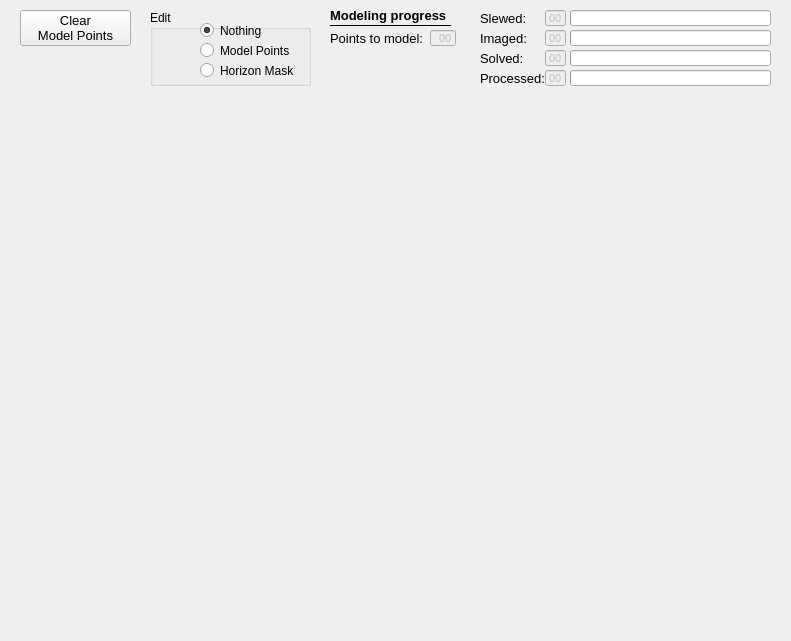
<?xml version="1.0" encoding="UTF-8"?>
<ui version="4.0">
 <class>HemisphereDialog</class>
 <widget class="QWidget" name="HemisphereDialog">
  <property name="geometry">
   <rect>
    <x>0</x>
    <y>0</y>
    <width>791</width>
    <height>641</height>
   </rect>
  </property>
  <property name="font">
   <font>
    <family>Arial</family>
   </font>
  </property>
  <property name="windowTitle">
   <string>Hemisphere</string>
  </property>
  <widget class="QWidget" name="hemisphere" native="true">
   <property name="enabled">
    <bool>true</bool>
   </property>
   <property name="geometry">
    <rect>
     <x>10</x>
     <y>105</y>
     <width>771</width>
     <height>526</height>
    </rect>
   </property>
   <property name="autoFillBackground">
    <bool>true</bool>
   </property>
   <property name="styleSheet">
    <string notr="true"/>
   </property>
  </widget>
  <widget class="QPushButton" name="btn_deletePoints">
   <property name="geometry">
    <rect>
     <x>20</x>
     <y>10</y>
     <width>111</width>
     <height>36</height>
    </rect>
   </property>
   <property name="font">
    <font>
     <pointsize>10</pointsize>
    </font>
   </property>
   <property name="toolTip">
    <string>&lt;html&gt;&lt;head/&gt;&lt;body&gt;&lt;p&gt;Delete all points on coordinate window including Base / Model&lt;/p&gt;&lt;/body&gt;&lt;/html&gt;</string>
   </property>
   <property name="text">
    <string>Clear
Model Points</string>
   </property>
  </widget>
  <widget class="QLabel" name="hemisphereBackground">
   <property name="geometry">
    <rect>
     <x>0</x>
     <y>0</y>
     <width>790</width>
     <height>96</height>
    </rect>
   </property>
   <property name="text">
    <string/>
   </property>
  </widget>
  <widget class="QGroupBox" name="groupBox_2">
   <property name="geometry">
    <rect>
     <x>150</x>
     <y>10</y>
     <width>161</width>
     <height>76</height>
    </rect>
   </property>
   <property name="title">
    <string>Edit</string>
   </property>
   <widget class="QRadioButton" name="btn_editNone">
    <property name="geometry">
     <rect>
      <x>50</x>
      <y>10</y>
      <width>106</width>
      <height>21</height>
     </rect>
    </property>
    <property name="text">
     <string>Nothing</string>
    </property>
    <property name="checked">
     <bool>true</bool>
    </property>
   </widget>
   <widget class="QRadioButton" name="btn_editModelPoints">
    <property name="geometry">
     <rect>
      <x>50</x>
      <y>30</y>
      <width>106</width>
      <height>21</height>
     </rect>
    </property>
    <property name="text">
     <string>Model Points</string>
    </property>
   </widget>
   <widget class="QRadioButton" name="btn_editHorizonMask">
    <property name="geometry">
     <rect>
      <x>50</x>
      <y>50</y>
      <width>106</width>
      <height>21</height>
     </rect>
    </property>
    <property name="text">
     <string>Horizon Mask</string>
    </property>
   </widget>
  </widget>
  <widget class="QProgressBar" name="bar_numberPointsProcessed">
   <property name="geometry">
    <rect>
     <x>570</x>
     <y>70</y>
     <width>201</width>
     <height>16</height>
    </rect>
   </property>
   <property name="maximum">
    <number>1000</number>
   </property>
   <property name="value">
    <number>1</number>
   </property>
   <property name="textVisible">
    <bool>false</bool>
   </property>
  </widget>
  <widget class="QLineEdit" name="le_numberPointsProcessed">
   <property name="enabled">
    <bool>false</bool>
   </property>
   <property name="geometry">
    <rect>
     <x>545</x>
     <y>70</y>
     <width>21</width>
     <height>16</height>
    </rect>
   </property>
   <property name="font">
    <font>
     <family>Arial</family>
     <pointsize>8</pointsize>
     <weight>50</weight>
     <bold>false</bold>
    </font>
   </property>
   <property name="mouseTracking">
    <bool>false</bool>
   </property>
   <property name="focusPolicy">
    <enum>Qt::NoFocus</enum>
   </property>
   <property name="acceptDrops">
    <bool>false</bool>
   </property>
   <property name="toolTip">
    <string>&lt;html&gt;&lt;head/&gt;&lt;body&gt;&lt;p&gt;&lt;span style=&quot; font-size:10pt;&quot;&gt;Progress in modeling.&lt;/span&gt;&lt;/p&gt;&lt;/body&gt;&lt;/html&gt;</string>
   </property>
   <property name="layoutDirection">
    <enum>Qt::RightToLeft</enum>
   </property>
   <property name="text">
    <string>00</string>
   </property>
   <property name="alignment">
    <set>Qt::AlignRight|Qt::AlignTrailing|Qt::AlignVCenter</set>
   </property>
   <property name="readOnly">
    <bool>true</bool>
   </property>
  </widget>
  <widget class="QLabel" name="label_81">
   <property name="geometry">
    <rect>
     <x>480</x>
     <y>70</y>
     <width>66</width>
     <height>16</height>
    </rect>
   </property>
   <property name="font">
    <font>
     <family>MS Shell Dlg 2</family>
     <pointsize>10</pointsize>
     <weight>50</weight>
     <bold>false</bold>
    </font>
   </property>
   <property name="text">
    <string>Processed:</string>
   </property>
  </widget>
  <widget class="QProgressBar" name="bar_numberPointsSolved">
   <property name="geometry">
    <rect>
     <x>570</x>
     <y>50</y>
     <width>201</width>
     <height>16</height>
    </rect>
   </property>
   <property name="maximum">
    <number>1000</number>
   </property>
   <property name="value">
    <number>1</number>
   </property>
   <property name="textVisible">
    <bool>false</bool>
   </property>
  </widget>
  <widget class="QLineEdit" name="le_numberPointsSolved">
   <property name="enabled">
    <bool>false</bool>
   </property>
   <property name="geometry">
    <rect>
     <x>545</x>
     <y>50</y>
     <width>21</width>
     <height>16</height>
    </rect>
   </property>
   <property name="font">
    <font>
     <family>Arial</family>
     <pointsize>8</pointsize>
     <weight>50</weight>
     <bold>false</bold>
    </font>
   </property>
   <property name="mouseTracking">
    <bool>false</bool>
   </property>
   <property name="focusPolicy">
    <enum>Qt::NoFocus</enum>
   </property>
   <property name="acceptDrops">
    <bool>false</bool>
   </property>
   <property name="toolTip">
    <string>&lt;html&gt;&lt;head/&gt;&lt;body&gt;&lt;p&gt;&lt;span style=&quot; font-size:10pt;&quot;&gt;Progress in modeling.&lt;/span&gt;&lt;/p&gt;&lt;/body&gt;&lt;/html&gt;</string>
   </property>
   <property name="layoutDirection">
    <enum>Qt::RightToLeft</enum>
   </property>
   <property name="text">
    <string>00</string>
   </property>
   <property name="alignment">
    <set>Qt::AlignRight|Qt::AlignTrailing|Qt::AlignVCenter</set>
   </property>
   <property name="readOnly">
    <bool>true</bool>
   </property>
  </widget>
  <widget class="QLabel" name="label_28">
   <property name="geometry">
    <rect>
     <x>480</x>
     <y>50</y>
     <width>66</width>
     <height>16</height>
    </rect>
   </property>
   <property name="font">
    <font>
     <family>MS Shell Dlg 2</family>
     <pointsize>10</pointsize>
     <weight>50</weight>
     <bold>false</bold>
    </font>
   </property>
   <property name="text">
    <string>Solved:</string>
   </property>
  </widget>
  <widget class="QProgressBar" name="bar_numberPointsImaged">
   <property name="geometry">
    <rect>
     <x>570</x>
     <y>30</y>
     <width>201</width>
     <height>16</height>
    </rect>
   </property>
   <property name="maximum">
    <number>1000</number>
   </property>
   <property name="value">
    <number>1</number>
   </property>
   <property name="textVisible">
    <bool>false</bool>
   </property>
  </widget>
  <widget class="QLineEdit" name="le_numberPointsImaged">
   <property name="enabled">
    <bool>false</bool>
   </property>
   <property name="geometry">
    <rect>
     <x>545</x>
     <y>30</y>
     <width>21</width>
     <height>16</height>
    </rect>
   </property>
   <property name="font">
    <font>
     <family>Arial</family>
     <pointsize>8</pointsize>
     <weight>50</weight>
     <bold>false</bold>
    </font>
   </property>
   <property name="mouseTracking">
    <bool>false</bool>
   </property>
   <property name="focusPolicy">
    <enum>Qt::NoFocus</enum>
   </property>
   <property name="acceptDrops">
    <bool>false</bool>
   </property>
   <property name="toolTip">
    <string>&lt;html&gt;&lt;head/&gt;&lt;body&gt;&lt;p&gt;&lt;span style=&quot; font-size:10pt;&quot;&gt;Progress in modeling.&lt;/span&gt;&lt;/p&gt;&lt;/body&gt;&lt;/html&gt;</string>
   </property>
   <property name="layoutDirection">
    <enum>Qt::RightToLeft</enum>
   </property>
   <property name="text">
    <string>00</string>
   </property>
   <property name="alignment">
    <set>Qt::AlignRight|Qt::AlignTrailing|Qt::AlignVCenter</set>
   </property>
   <property name="readOnly">
    <bool>true</bool>
   </property>
  </widget>
  <widget class="QLabel" name="label_77">
   <property name="geometry">
    <rect>
     <x>480</x>
     <y>30</y>
     <width>66</width>
     <height>16</height>
    </rect>
   </property>
   <property name="font">
    <font>
     <family>MS Shell Dlg 2</family>
     <pointsize>10</pointsize>
     <weight>50</weight>
     <bold>false</bold>
    </font>
   </property>
   <property name="text">
    <string>Imaged:</string>
   </property>
  </widget>
  <widget class="QProgressBar" name="bar_numberPointsSlewed">
   <property name="geometry">
    <rect>
     <x>570</x>
     <y>10</y>
     <width>201</width>
     <height>16</height>
    </rect>
   </property>
   <property name="maximum">
    <number>1000</number>
   </property>
   <property name="value">
    <number>1</number>
   </property>
   <property name="textVisible">
    <bool>false</bool>
   </property>
  </widget>
  <widget class="QLineEdit" name="le_numberPointsSlewed">
   <property name="enabled">
    <bool>false</bool>
   </property>
   <property name="geometry">
    <rect>
     <x>545</x>
     <y>10</y>
     <width>21</width>
     <height>16</height>
    </rect>
   </property>
   <property name="font">
    <font>
     <family>Arial</family>
     <pointsize>8</pointsize>
     <weight>50</weight>
     <bold>false</bold>
    </font>
   </property>
   <property name="mouseTracking">
    <bool>false</bool>
   </property>
   <property name="focusPolicy">
    <enum>Qt::NoFocus</enum>
   </property>
   <property name="acceptDrops">
    <bool>false</bool>
   </property>
   <property name="toolTip">
    <string>&lt;html&gt;&lt;head/&gt;&lt;body&gt;&lt;p&gt;&lt;span style=&quot; font-size:10pt;&quot;&gt;Progress in modeling.&lt;/span&gt;&lt;/p&gt;&lt;/body&gt;&lt;/html&gt;</string>
   </property>
   <property name="layoutDirection">
    <enum>Qt::RightToLeft</enum>
   </property>
   <property name="text">
    <string>00</string>
   </property>
   <property name="alignment">
    <set>Qt::AlignRight|Qt::AlignTrailing|Qt::AlignVCenter</set>
   </property>
   <property name="readOnly">
    <bool>true</bool>
   </property>
  </widget>
  <widget class="QLabel" name="label_100">
   <property name="geometry">
    <rect>
     <x>480</x>
     <y>10</y>
     <width>66</width>
     <height>16</height>
    </rect>
   </property>
   <property name="font">
    <font>
     <family>MS Shell Dlg 2</family>
     <pointsize>10</pointsize>
     <weight>50</weight>
     <bold>false</bold>
    </font>
   </property>
   <property name="text">
    <string>Slewed:</string>
   </property>
  </widget>
  <widget class="QLineEdit" name="le_numberPointsToModel">
   <property name="enabled">
    <bool>false</bool>
   </property>
   <property name="geometry">
    <rect>
     <x>430</x>
     <y>30</y>
     <width>26</width>
     <height>16</height>
    </rect>
   </property>
   <property name="font">
    <font>
     <family>Arial</family>
     <pointsize>8</pointsize>
     <weight>50</weight>
     <bold>false</bold>
    </font>
   </property>
   <property name="mouseTracking">
    <bool>false</bool>
   </property>
   <property name="focusPolicy">
    <enum>Qt::NoFocus</enum>
   </property>
   <property name="acceptDrops">
    <bool>false</bool>
   </property>
   <property name="toolTip">
    <string>&lt;html&gt;&lt;head/&gt;&lt;body&gt;&lt;p&gt;&lt;span style=&quot; font-size:10pt;&quot;&gt;Progress in modeling.&lt;/span&gt;&lt;/p&gt;&lt;/body&gt;&lt;/html&gt;</string>
   </property>
   <property name="layoutDirection">
    <enum>Qt::RightToLeft</enum>
   </property>
   <property name="text">
    <string>00</string>
   </property>
   <property name="alignment">
    <set>Qt::AlignRight|Qt::AlignTrailing|Qt::AlignVCenter</set>
   </property>
   <property name="readOnly">
    <bool>true</bool>
   </property>
  </widget>
  <widget class="QLabel" name="label_59">
   <property name="geometry">
    <rect>
     <x>330</x>
     <y>30</y>
     <width>96</width>
     <height>16</height>
    </rect>
   </property>
   <property name="font">
    <font>
     <family>MS Shell Dlg 2</family>
     <pointsize>10</pointsize>
     <weight>50</weight>
     <bold>false</bold>
    </font>
   </property>
   <property name="text">
    <string>Points to model:</string>
   </property>
  </widget>
  <widget class="QLabel" name="label_149">
   <property name="geometry">
    <rect>
     <x>330</x>
     <y>5</y>
     <width>126</width>
     <height>21</height>
    </rect>
   </property>
   <property name="font">
    <font>
     <pointsize>10</pointsize>
     <weight>75</weight>
     <bold>true</bold>
    </font>
   </property>
   <property name="text">
    <string>Modeling progress</string>
   </property>
  </widget>
  <widget class="Line" name="line_78">
   <property name="geometry">
    <rect>
     <x>330</x>
     <y>25</y>
     <width>121</width>
     <height>1</height>
    </rect>
   </property>
   <property name="font">
    <font>
     <pointsize>10</pointsize>
    </font>
   </property>
   <property name="frameShadow">
    <enum>QFrame::Plain</enum>
   </property>
   <property name="orientation">
    <enum>Qt::Horizontal</enum>
   </property>
  </widget>
  <zorder>hemisphereBackground</zorder>
  <zorder>hemisphere</zorder>
  <zorder>btn_deletePoints</zorder>
  <zorder>groupBox_2</zorder>
  <zorder>bar_numberPointsProcessed</zorder>
  <zorder>le_numberPointsProcessed</zorder>
  <zorder>label_81</zorder>
  <zorder>bar_numberPointsSolved</zorder>
  <zorder>le_numberPointsSolved</zorder>
  <zorder>label_28</zorder>
  <zorder>bar_numberPointsImaged</zorder>
  <zorder>le_numberPointsImaged</zorder>
  <zorder>label_77</zorder>
  <zorder>bar_numberPointsSlewed</zorder>
  <zorder>le_numberPointsSlewed</zorder>
  <zorder>label_100</zorder>
  <zorder>le_numberPointsToModel</zorder>
  <zorder>label_59</zorder>
  <zorder>label_149</zorder>
  <zorder>line_78</zorder>
 </widget>
 <resources/>
 <connections/>
 <designerdata>
  <property name="gridDeltaX">
   <number>5</number>
  </property>
  <property name="gridDeltaY">
   <number>5</number>
  </property>
  <property name="gridSnapX">
   <bool>true</bool>
  </property>
  <property name="gridSnapY">
   <bool>true</bool>
  </property>
  <property name="gridVisible">
   <bool>true</bool>
  </property>
 </designerdata>
</ui>
